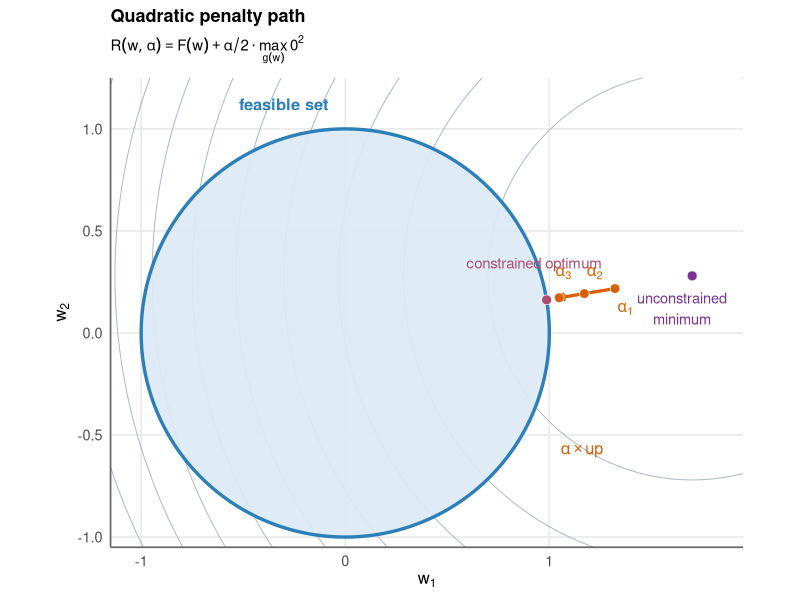
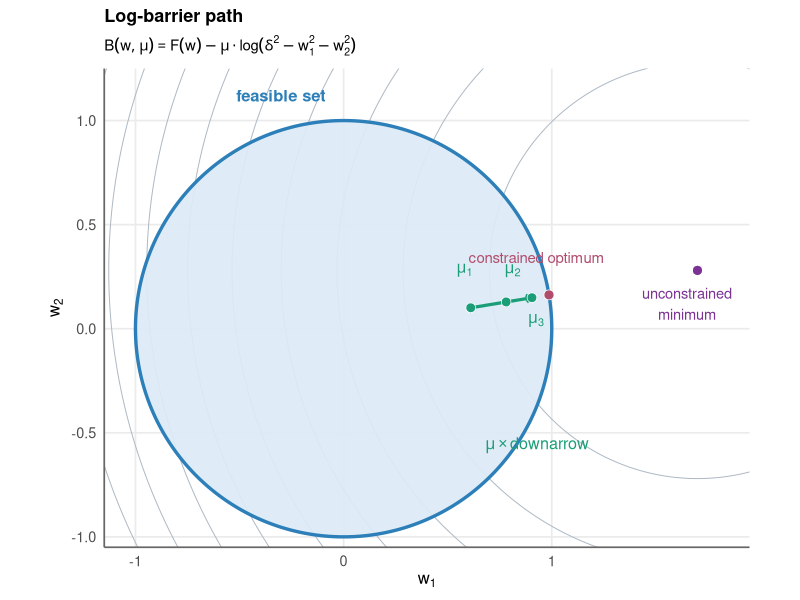
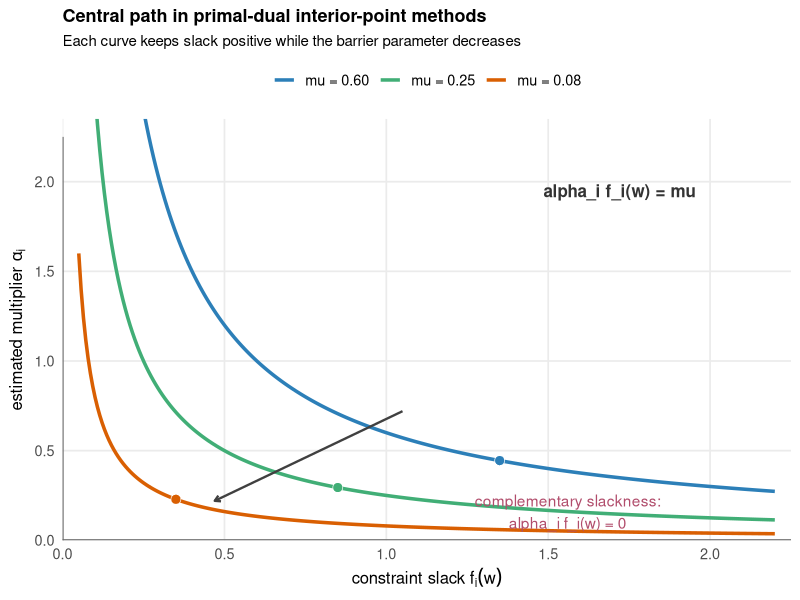

These figures' R source, in order:
library(ggplot2)
library(grid)
library(gridExtra)

theme_set(
  theme_minimal(base_size = 13) +
    theme(
      panel.grid.minor = element_blank(),
      plot.title = element_text(face = "bold", size = 13),
      plot.subtitle = element_text(size = 10.8),
      axis.title = element_text(size = 12)
    )
)

cols <- list(
  contour = "#AEB9C4",
  feasible_fill = "#DCEAF6",
  feasible_line = "#2C7FB8",
  penalty = "#D95F02",
  barrier = "#1B9E77",
  point = "#11324D",
  optimum = "#B14D6C",
  unconstrained = "#7B3294"
)

# -----------------------------------------------------------------------------
# Shared geometry: quadratic objective + circular feasible set
# -----------------------------------------------------------------------------

objective_center <- c(1.70, 0.28)
radius <- sqrt(sum(objective_center^2))
u <- objective_center / radius

objective_value <- function(x1, x2, center = objective_center) {
  0.5 * ((x1 - center[1])^2 + (x2 - center[2])^2)
}

circle_points <- function(r = 1, n = 500) {
  theta <- seq(0, 2 * pi, length.out = n)
  data.frame(
    x1 = r * cos(theta),
    x2 = r * sin(theta)
  )
}

grid_df <- expand.grid(
  x1 = seq(-1.20, 2.05, length.out = 280),
  x2 = seq(-1.15, 1.35, length.out = 240)
)
grid_df$z <- objective_value(grid_df$x1, grid_df$x2)

circle_df <- circle_points(1)
opt_boundary <- u

base_panel <- function(title, subtitle) {
  ggplot() +
    geom_contour(
      data = grid_df,
      aes(x = x1, y = x2, z = z),
      bins = 11,
      color = cols$contour,
      linewidth = 0.34
    ) +
    geom_polygon(
      data = circle_df,
      aes(x = x1, y = x2),
      fill = cols$feasible_fill,
      color = cols$feasible_line,
      linewidth = 1.15,
      alpha = 0.93
    ) +
    geom_point(
      data = data.frame(
        x1 = c(objective_center[1], opt_boundary[1]),
        x2 = c(objective_center[2], opt_boundary[2]),
        kind = c("unconstrained", "constrained")
      ),
      aes(x = x1, y = x2, fill = kind),
      shape = 21,
      size = 3.1,
      color = "white",
      stroke = 0.35,
      show.legend = FALSE
    ) +
    scale_fill_manual(
      values = c(
        unconstrained = cols$unconstrained,
        constrained = cols$optimum
      )
    ) +
    annotate(
      "text",
      x = -0.30,
      y = 1.12,
      label = "feasible set",
      color = cols$feasible_line,
      size = 4.2,
      fontface = "bold"
    ) +
    annotate(
      "text",
      x = objective_center[1] - 0.05,
      y = objective_center[2] - 0.16,
      label = "unconstrained\nminimum",
      color = cols$unconstrained,
      size = 3.7
    ) +
    annotate(
      "text",
      x = opt_boundary[1] - 0.06,
      y = opt_boundary[2] + 0.18,
      label = "constrained optimum",
      color = cols$optimum,
      size = 3.8
    ) +
    coord_equal(xlim = c(-1.15, 1.95), ylim = c(-1.05, 1.25), expand = FALSE) +
    labs(
      title = title,
      subtitle = subtitle,
      x = expression(w[1]),
      y = expression(w[2])
    ) +
    theme(
      legend.position = "none",
      axis.line = element_line(color = "grey40")
    )
}

# -----------------------------------------------------------------------------
# Figure 1: penalty continuation approaches the boundary from outside
# -----------------------------------------------------------------------------

penalty_alphas <- c(0.18, 0.55, 2.40)

penalty_radius <- function(alpha) {
  objective <- function(t) {
    0.5 * (t - radius)^2 + 0.5 * alpha * pmax(t^2 - 1, 0)^2
  }
  optimize(objective, interval = c(0, radius + 0.15))$minimum
}

penalty_pts <- data.frame(alpha = penalty_alphas)
penalty_pts$r <- vapply(penalty_alphas, penalty_radius, numeric(1))
penalty_pts$x1 <- penalty_pts$r * u[1]
penalty_pts$x2 <- penalty_pts$r * u[2]
penalty_pts$idx <- seq_len(nrow(penalty_pts))

penalty_path <- base_panel(
  title = "Quadratic penalty path",
  subtitle = expression(R(w, alpha) == F(w) + alpha / 2 %.% max(0, g(w))^2)
) +
  geom_path(
    data = penalty_pts,
    aes(x = x1, y = x2),
    color = cols$penalty,
    linewidth = 1.1,
    arrow = arrow(length = unit(0.17, "cm"))
  ) +
  geom_point(
    data = penalty_pts,
    aes(x = x1, y = x2),
    fill = cols$penalty,
    color = "white",
    shape = 21,
    size = 3.0,
    stroke = 0.35
  ) +
  annotate(
    "text",
    x = penalty_pts$x1 + c(0.05, 0.05, 0.02),
    y = penalty_pts$x2 + c(-0.10, 0.10, 0.12),
    label = c(expression(alpha[1]), expression(alpha[2]), expression(alpha[3])),
    parse = TRUE,
    color = cols$penalty,
    size = 4.0
  ) +
  annotate(
    "text",
    x = 1.16,
    y = -0.58,
    label = expression(alpha %*% up),
    color = cols$penalty,
    size = 4.1,
    fontface = "bold"
  )

ggsave("../figure/primal_dual_penalty_path.pdf", penalty_path, width = 5.2, height = 4.7)

# -----------------------------------------------------------------------------
# Figure 2: barrier continuation approaches the boundary from inside
# -----------------------------------------------------------------------------

barrier_mus <- c(0.55, 0.22, 0.07)

barrier_radius <- function(mu) {
  objective <- function(t) {
    0.5 * (t - radius)^2 - mu * log(1 - t^2)
  }
  optimize(objective, interval = c(0, 0.999))$minimum
}

barrier_pts <- data.frame(mu = barrier_mus, idx = seq_along(barrier_mus))
barrier_pts$r <- vapply(barrier_mus, barrier_radius, numeric(1))
barrier_pts$x1 <- barrier_pts$r * u[1]
barrier_pts$x2 <- barrier_pts$r * u[2]

barrier_path <- base_panel(
  title = "Log-barrier path",
  subtitle = expression(B(w, mu) == F(w) - mu %.% log(delta^2 - w[1]^2 - w[2]^2))
) +
  geom_path(
    data = barrier_pts,
    aes(x = x1, y = x2),
    color = cols$barrier,
    linewidth = 1.1,
    arrow = arrow(length = unit(0.17, "cm"))
  ) +
  geom_point(
    data = barrier_pts,
    aes(x = x1, y = x2),
    fill = cols$barrier,
    color = "white",
    shape = 21,
    size = 3.0,
    stroke = 0.35
  ) +
  annotate(
    "text",
    x = barrier_pts$x1 + c(-0.03, 0.03, 0.02),
    y = barrier_pts$x2 + c(0.18, 0.15, -0.11),
    label = c(expression(mu[1]), expression(mu[2]), expression(mu[3])),
    parse = TRUE,
    color = cols$barrier,
    size = 4.0
  ) +
  annotate(
    "text",
    x = 0.93,
    y = -0.56,
    label = expression(mu %*% downarrow),
    color = cols$barrier,
    size = 4.1,
    fontface = "bold"
  )

ggsave("../figure/primal_dual_barrier_path.pdf", barrier_path, width = 5.2, height = 4.7)

combined_path <- arrangeGrob(penalty_path, barrier_path, ncol = 2)
ggsave("../figure/primal_dual_penalty_barrier.pdf", combined_path, width = 10.2, height = 4.8)

# -----------------------------------------------------------------------------
# Figure 3: central path and perturbed complementary slackness
# -----------------------------------------------------------------------------

mus <- c(0.60, 0.25, 0.08)
slack_grid <- seq(0.05, 2.2, length.out = 300)

central_df <- do.call(
  rbind,
  lapply(seq_along(mus), function(i) {
    data.frame(
      slack = slack_grid,
      lambda = mus[i] / slack_grid,
      mu = factor(sprintf("mu = %.2f", mus[i]), levels = sprintf("mu = %.2f", mus))
    )
  })
)

mu_cols <- c("#2C7FB8", "#41AE76", "#D95F02")
names(mu_cols) <- levels(central_df$mu)

rep_points <- data.frame(
  slack = c(1.35, 0.85, 0.35),
  mu = factor(sprintf("mu = %.2f", mus), levels = levels(central_df$mu))
)
rep_points$lambda <- mus / rep_points$slack

central_path <- ggplot(central_df, aes(x = slack, y = lambda, color = mu)) +
  geom_path(linewidth = 1.2) +
  geom_point(
    data = rep_points,
    aes(x = slack, y = lambda, fill = mu),
    shape = 21,
    size = 3.1,
    color = "white",
    stroke = 0.35,
    show.legend = FALSE
  ) +
  annotate("segment", x = 0, y = 2.25, xend = 0, yend = 0, linewidth = 0.7, color = "grey40") +
  annotate("segment", x = 0, y = 0, xend = 2.25, yend = 0, linewidth = 0.7, color = "grey40") +
  scale_color_manual(values = mu_cols) +
  scale_fill_manual(values = mu_cols) +
  annotate(
    "text",
    x = 1.72,
    y = 1.95,
    label = "alpha_i f_i(w) = mu",
    color = "grey20",
    size = 4.3,
    fontface = "bold"
  ) +
  annotate(
    "text",
    x = 1.56,
    y = 0.16,
    label = "complementary slackness:\nalpha_i f_i(w) = 0",
    color = cols$optimum,
    size = 3.9
  ) +
  annotate(
    "segment",
    x = 1.05,
    y = 0.72,
    xend = 0.47,
    yend = 0.22,
    arrow = arrow(length = unit(0.16, "cm")),
    color = "grey25",
    linewidth = 0.8
  ) +
  coord_cartesian(xlim = c(0, 2.25), ylim = c(0, 2.35), expand = FALSE) +
  labs(
    title = "Central path in primal-dual interior-point methods",
    subtitle = "Each curve keeps slack positive while the barrier parameter decreases",
    x = expression("constraint slack " * f[i](w)),
    y = expression("estimated multiplier " * alpha[i])
  ) +
  theme(
    axis.line = element_blank(),
    legend.position = "top",
    legend.title = element_blank()
  )

ggsave("../figure/primal_dual_central_path.pdf", central_path, width = 6.3, height = 4.8)
